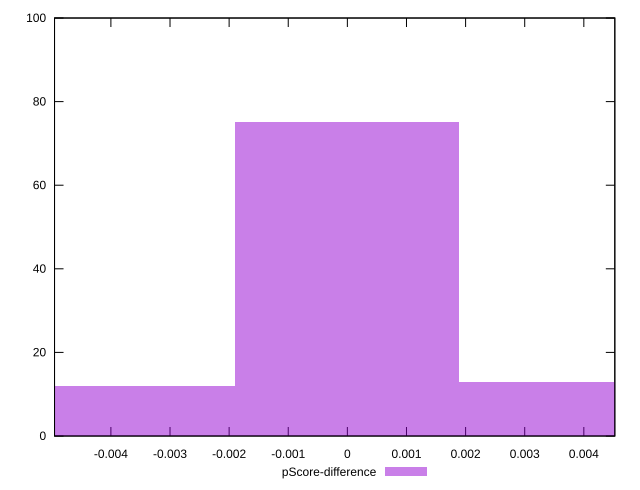

This chart was generated by the following gnuplot code:
reset

$pScoreDifference <<EOF
0.0037909856189034742 13
0 75
-0.0037909856189034742 12
EOF

set key outside below
set boxwidth 0.0037909856189034742
set xrange [-0.004953333139419591:0.004524166981379141]
set yrange [0:100]
set trange [0:100]
set style fill transparent solid 0.5 noborder
set terminal svg size 640, 490 enhanced background rgb 'white'
set output "report_00019_2021-02-10T18-14-37.922Z//uses-rel-preconnect/samples/pages+cached+noadtech/pScore-difference/histogram.svg"

plot $pScoreDifference title "pScore-difference" with boxes

reset
